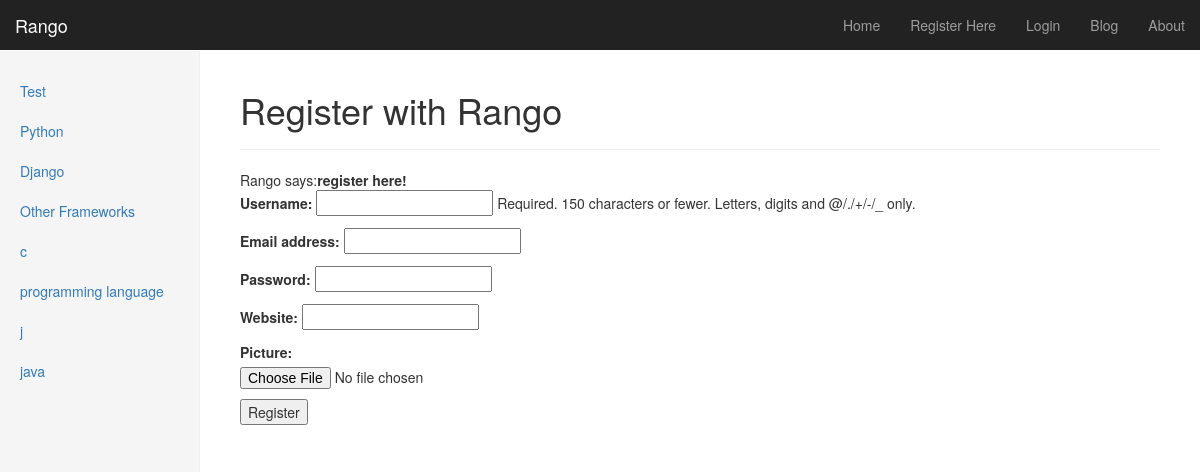
The page /rango/register/ on the database its author committed.
### rango/models.py (models this page shows, shortened)
class Category(models.Model):
	name = models.CharField(max_length=128, unique=True)
	views = models.IntegerField(default=0)
	likes = models.IntegerField(default=0)
	slug = models.SlugField(default='')

### rango/views.py (the view)
def register(request):
	registered = False
	if request.method == 'POST':
		user_form = UserForm(data=request.POST)
		profile_form = UserProfileForm(data=request.POST)
		if user_form.is_valid() and profile_form.is_valid():
			user = user_form.save()
			user.set_password(user.password)
			user.save()
			profile = profile_form.save(commit=False)
			profile.user = user
			if 'picture' in request.FILES:
				profile.picture = request.FILES['picture']
			profile.save()
			registered = True
		else:
			print user_form.errors, profile_form.errors
	else:
		user_form = UserForm()
		profile_form = UserProfileForm()
	return render(request, 'rango/register.html', {'user_form': user_form, 'profile_form': profile_form, 'registered': registered} )

### rango/forms.py
class UserForm(forms.ModelForm):
	password = forms.CharField(widget=forms.PasswordInput())
	class Meta:
		model = User
		fields = ('username','email','password')

class UserProfileForm(forms.ModelForm):
	class Meta:
		model = UserProfile
		fields = ('website','picture')

### rango/templatetags/rango_extras.py (called while the page is built)
@register.inclusion_tag('rango/cats.html')
def get_category_list(cat=None):
	return {'cats':Category.objects.all(),'act_cat':cat}

### templates/rango/register.html (shortened to what this page needs)
{% extends 'base.html' %}
{% block body_block %}
	<div class="page-header">
		<h1>Register with Rango</h1>
	</div>
	{% if registered %}
	Rango says:<strong>thank you for registering!</strong>
	<a href="/rango/">Return to the homepage</a><br />
	{% else %}
	Rango says:<strong>register here!</strong><br />
	<form id="user_form" method="POST" action="/rango/register/" enctype="multipart/form-data">
		{{ user_form.as_p }}
		{{ profile_form.as_p }}
		<input type="submit" name="submit" value="Register" />
	</form>
	{% endif %}
{% endblock %}

### templates/rango/cats.html
{% if cats %}
    <ul class="nav nav-sidebar">
    {% for c in cats %}
    	{% if c == act_cat %}<li class="active" >{% else %}<li>{% endif %}
       	<a href="{% url 'category'  c.slug %}">{{ c.name }}</a></li>
    {% endfor %}
{% else %}
    <li> <strong >There are no category present.</strong></li>
    </ul>
{% endif %}

### static/styles/dashboard.css (style rules this page uses)
body { padding-top: 50px; }
.nav-sidebar { margin-right: -21px; margin-bottom: 20px; margin-left: -20px; }
.nav-sidebar > li > a { padding-right: 20px; padding-left: 20px; }
.main .page-header { margin-top: 0; }

### rows shown on the page
Category: name "Test"
Category: name "Python"
Category: name "Django"
Category: name "Other Frameworks"
Category: name "c"
Category: name "programming language"
Category: name "j"
Category: name "java"
